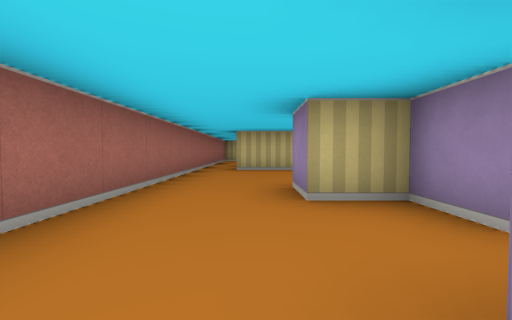
View 1 (above)

17 first-person views from a walk through a cub3D ray-caster map. The camera is about half as high as the walls, tilts 2° down and sees 90° across. The floor is counted in squares. Each view is taken from the middle of a square. On the plan, view 1 faces up. The plan holds only what a view shows up to about 9 squares ahead; the rest is blank.

View 2
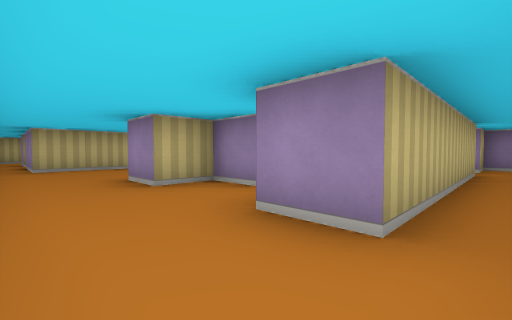

View 3
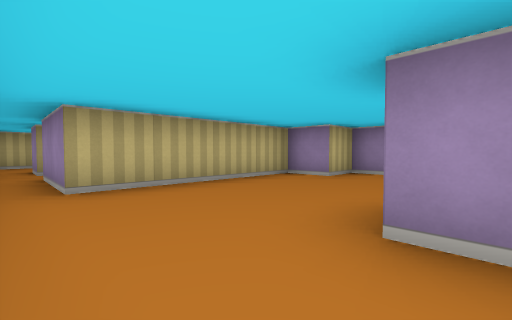

View 4
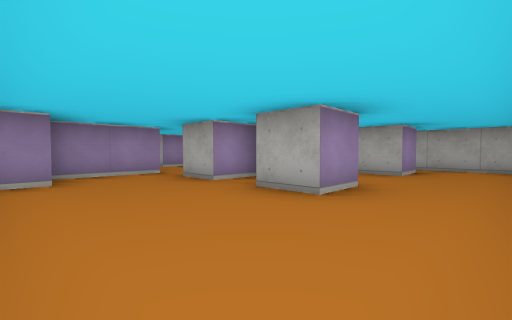

View 5
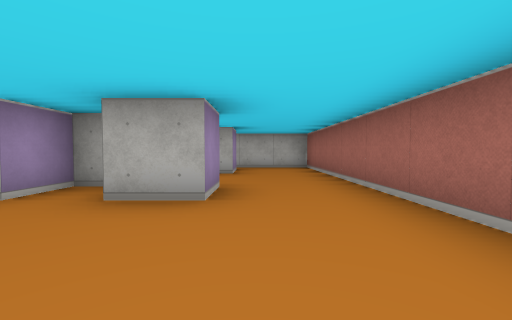

View 6
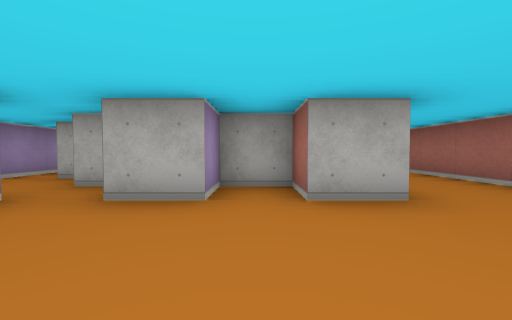

View 7
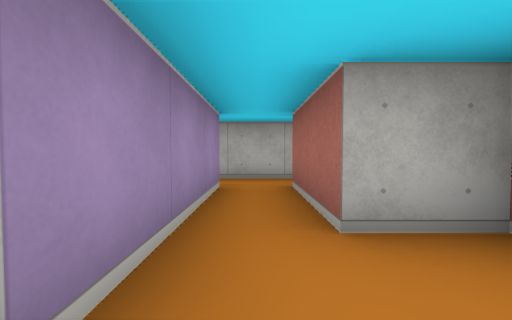

View 8
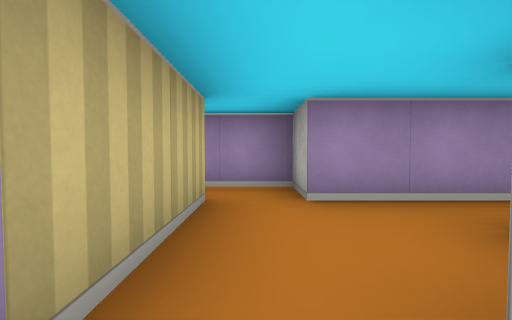

View 9
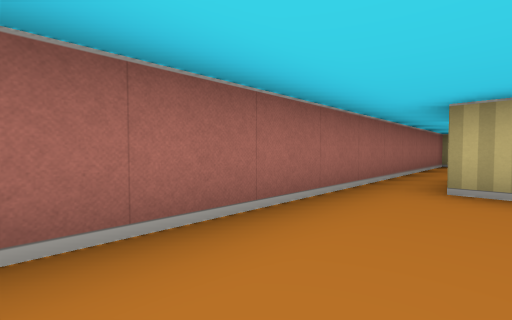

View 10
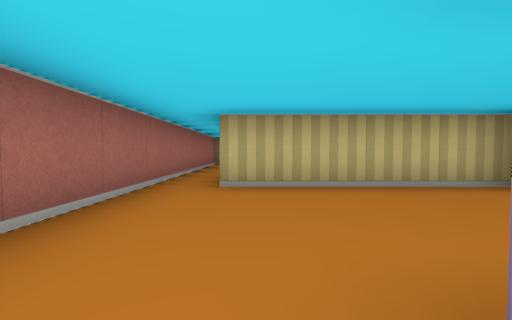

View 11
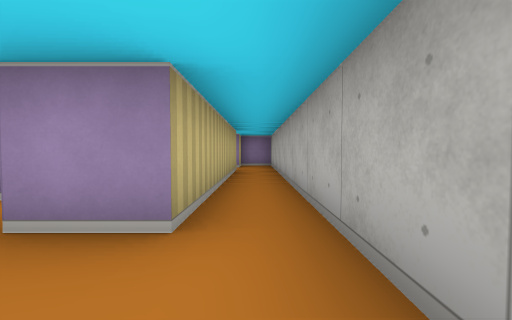

View 12
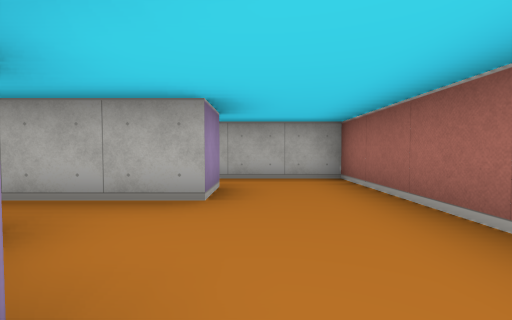

View 13
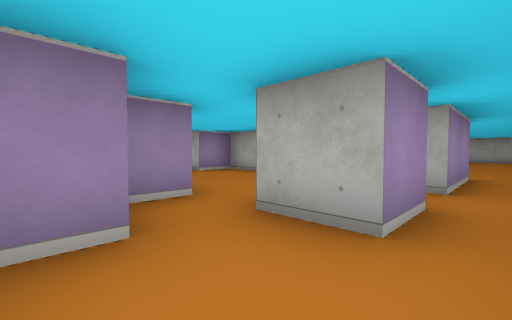

View 14
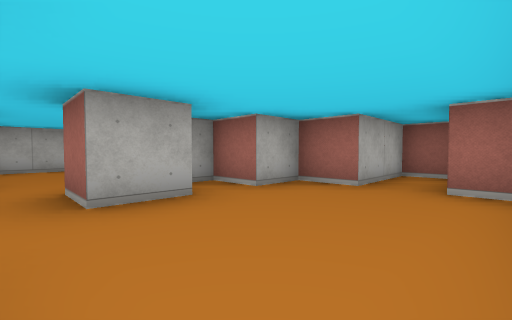

View 15
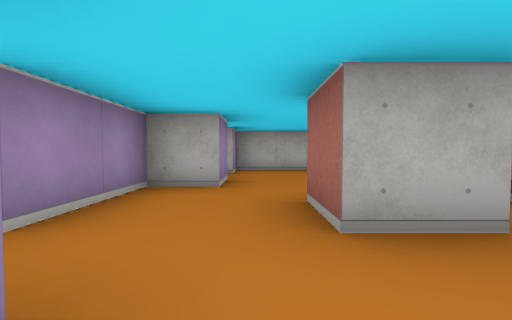

View 16
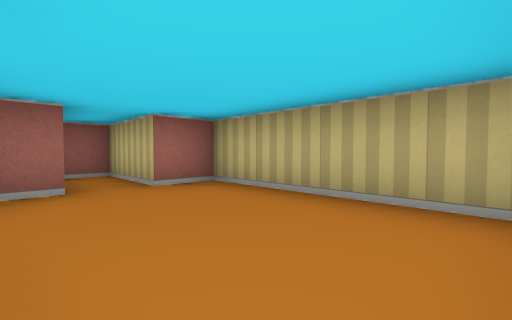

View 17
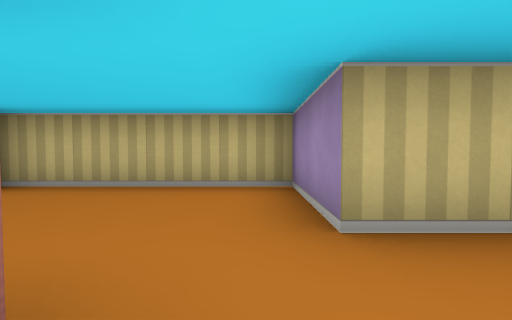

### Floor plan
Points are (right, up) in squares from view 1. A wall is a line through its corners. A room is listed if a view was taken in it or the views show most of it. See-through windows are left out.
Room 1 (views 1, 2, 11)
walls: (5.5, -0.5) (0.5, -0.5) (0.5, 0.5); (-1.5, 0.5) (-1.5, -1.5) (7.5, -1.5) (7.5, -0.5) (6.5, -0.5)
ways out: opening at (-0.5, 0) to room 2; opening at (6, 0) to room 5
Room 2 (views 3, 9, 10, 12)
walls: (0.5, 0.5) (2.5, 0.5); (1.5, 1.4) (1.5, 2.5) (0.5, 2.5) (0.5, 3.5); (-1.5, 3.5) (-1.5, 0.5)
ways out: opening at (-0.5, 0) to room 1; opening at (-0.5, 2.5) to room 3
Room 3 (views 4, 5, 6)
walls: (0.5, 3.5) (1.5, 3.5) (1.5, 2.5) (2.5, 2.5) (2.5, 3.5) (3.5, 3.5); (4.5, 3.5) (4.5, 5.5) (3.5, 5.5) (3.5, 6.5) (-0.5, 6.5) (-0.5, 8.5); (-1.5, 8.5) (-1.5, 3.5)
ways out: opening at (-0.5, 2.5) to room 2; opening at (4, 3) to room 5; opening at (-1, 7.5) to room 6
Room 4 (view 7)
walls: (6.5, 3.5) (5.5, 3.5); (6.5, 2.5) (7.5, 2.5) (7.5, 3.8)
ways out: opening at (6, 3) to room 5
Room 5 (view 8)
walls: (4.4, 1.5) (5.5, 1.5) (5.5, -0.5); (4, 2.5) (4.5, 2.5); (5.5, 3.5) (4.5, 3.5); (6.5, -0.5) (6.5, 2.5)
ways out: opening at (6, 0) to room 1; opening at (4, 3) to room 3; opening at (6, 3) to room 4
Room 6 (view 13)
walls: (0.5, 11.4) (0.5, 12.1); (-0.5, 9.4) (-0.5, 10.5) (0.5, 10.5); (-0.2, 12.5) (-1.5, 12.5) (-1.5, 8.5); (1.5, 10.4) (1.5, 11.2)
ways out: opening at (-1, 7.5) to room 3; opening at (0, 9) to room 7
Room 7 (views 14, 15, 16, 17)
walls: (1.5, 11.5) (2, 11.5); (2.4, 12.5) (3.5, 12.5) (3.5, 11.5); (4.5, 9.5) (4.5, 10.5) (5.5, 10.5) (5.5, 12.5); (2.6, 7.5) (4.5, 7.5) (4.5, 8.5); (5.6, 13.5) (4.5, 13.5) (4.5, 15.5) (0.5, 15.5) (0.5, 14.5) (-1.5, 14.5) (-1.5, 13.5) (0.5, 13.5) (0.5, 12.5) (1.5, 12.5)
ways out: opening at (0, 9) to room 6

Positions as (right, up) in squares from view 1, and headings:
1: (0, 0), facing up
2: (-1, -1), facing up-right
3: (-1, 3), facing up-right
4: (-1, 6), facing down-right
5: (0, 6), facing down
6: (2, 6), facing down
7: (6, 3), facing down
8: (4, 3), facing right
9: (0, 3), facing up-left
10: (0, 3), facing up
11: (-1, -1), facing right
12: (0, 3), facing down
13: (-1, 12), facing down-right
14: (4, 15), facing down-left
15: (4, 14), facing down
16: (4, 13), facing up-left
17: (4, 12), facing up
